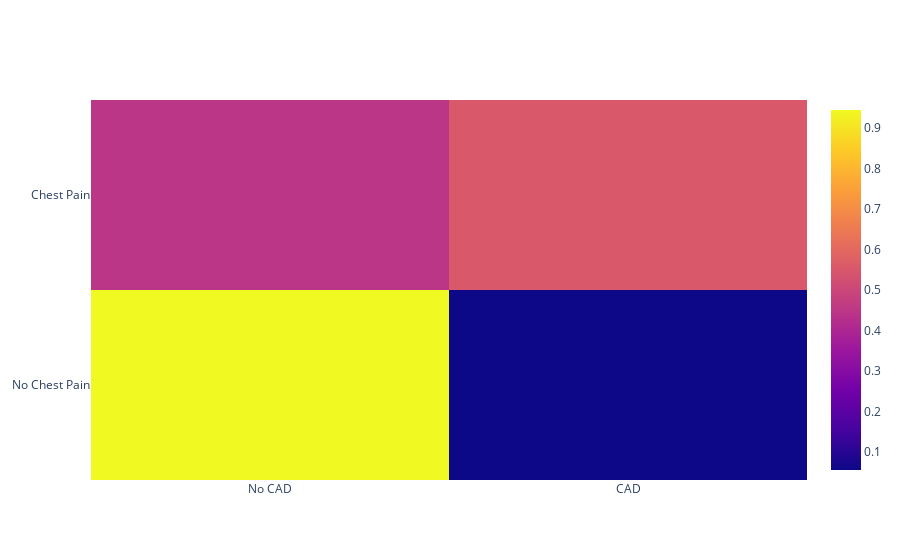

Notebook code cell kept with this figure:
### Code cell
import plotly.graph_objects as go

fig = go.Figure(data=go.Heatmap(
                   z=count_matrix_norm,
                   x=['No CAD', 'CAD'],
                   y=['No Chest Pain', 'Chest Pain']))
fig.show()

### Figure 1 — Plotly figure (JSON) as saved in the notebook; plotly's stock layout.template omitted (floating-point values rounded to 4 significant figures)
{"data": [{"type": "heatmap", "x": ["No CAD", "CAD"], "y": ["No Chest Pain", "Chest Pain"], "z": [[0.9448, 0.05521], [0.446, 0.554]]}], "layout": {"autosize": true, "xaxis": {"autorange": true, "range": [-0.5, 1.5], "type": "category"}, "yaxis": {"autorange": true, "range": [-0.5, 1.5], "type": "category"}}}
